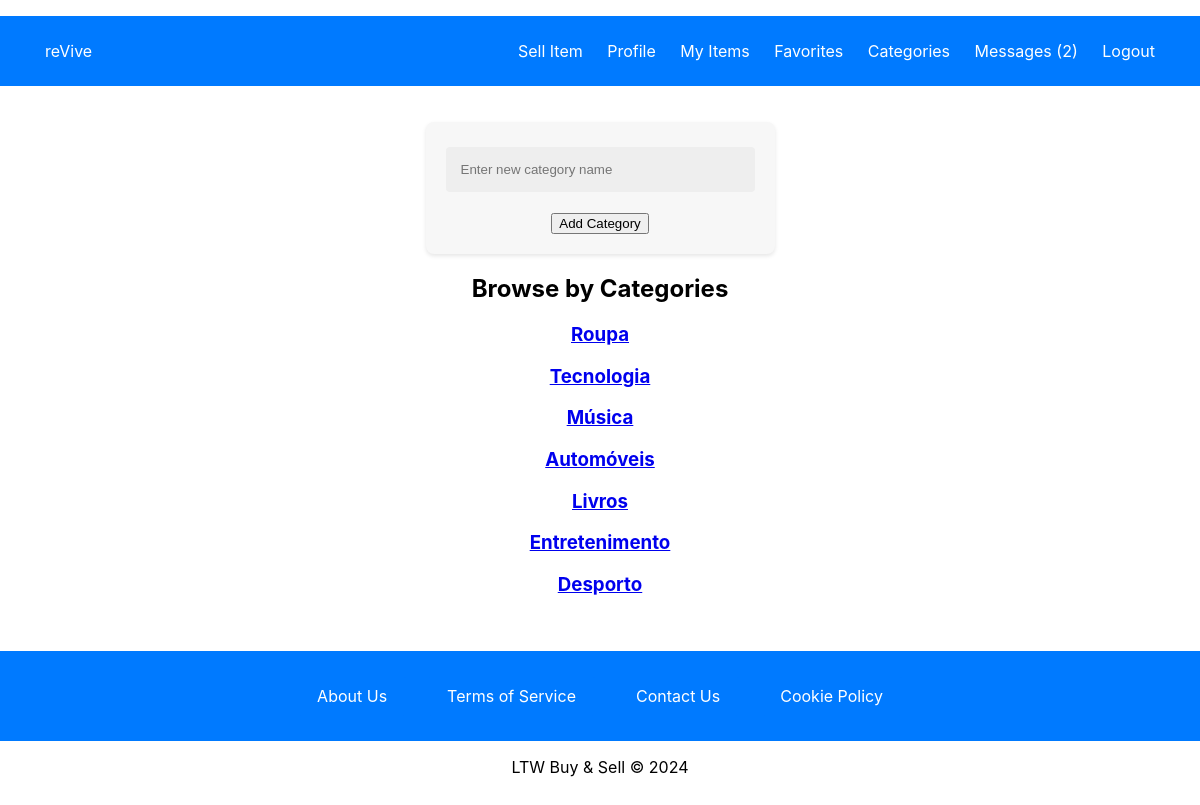
Screenshot of /pages/categories.php (signed in) with the database file from the repository.
### tables this page shows
CREATE TABLE categories (
    category_id INTEGER PRIMARY KEY AUTOINCREMENT,
    name TEXT NOT NULL UNIQUE
);

### database/users.class.php (called while the page is built, shortened)
<?php
class Users {
    public function __construct(int $id, string $name, string $username, string $email, bool $is_admin) {
        $this->is_admin = $is_admin;
    }
    public static function getUser(PDO $db, int $id): ?Users {
        $stmt = $db->prepare('SELECT user_id, name, username, email, is_admin FROM users WHERE user_id = ?');
        $stmt->execute([$id]);
        $user = $stmt->fetch(PDO::FETCH_ASSOC);
        if ($user) {
            return new Users(
                $user['user_id'],
                $user['name'],
                $user['username'],
                $user['email'],
                (bool) $user['is_admin']
            );
        } else {
            return null;
        }
    }
}
?>

### database/categories.class.php (called while the page is built, shortened)
<?php
class Category {
    public static function getAllCategories(PDO $db): array {
        $stmt = $db->prepare("SELECT * FROM categories");
        $stmt->execute();
        return $stmt->fetchAll(PDO::FETCH_ASSOC);
    }
}
?>

### pages/categories.php (the view, shortened to what this page needs)
<?php
require_once(__DIR__ . '/../templates/common.php');
require_once(__DIR__ . '/../database/connection.db.php');
require_once(__DIR__ . '/../database/categories.class.php');
require_once(__DIR__ . '/../database/users.class.php');
$db = getDatabaseConnection();
$user_id = $_SESSION['user_id'];
$user = Users::getUser($db, $user_id);
$categories = Category::getAllCategories($db);
?>
<div class="content-container">
    <?php if ($user->is_admin): ?>
        <form action="../actions/action_add_category.php" method="POST">
            <input type="text" name="category_name" placeholder="Enter new category name">
            <button type="submit" class="add-category-button">Add Category</button>
        </form>
    <?php endif; ?>
    <h2>Browse by Categories</h2>
    <div class="categories-list">
        <?php foreach ($categories as $category): ?>
            <div class="category">
                <a href="category_items.php?category_id=<?= $category['category_id']; ?>">
                    <h3><?= htmlspecialchars($category['name']) ?></h3>
                </a>
            </div>
        <?php endforeach; ?>
    </div>
</div>

### styles/register.css (style rules this page uses)
body, html { height: 100%; margin: 0; font-family: -apple-system, BlinkMacSystemFont, "Segoe UI", Roboto, "Helvetica Neue", Arial, sans-serif; }
form { background: #f7f7f7; box-shadow: 0 2px 4px rgba(0,0,0,0.1); padding: 20px; border-radius: 8px; }
input[type="text"], input[type="email"], input[type="password"] { width: 100%; padding: 15px; margin: 5px 0 20px 0; display: inline-block; border: none; background: #eee; border-radius: 4px; box-sizing: border-box; }

### styles/mainPage.css (style rules this page uses)
html, body { height: 100%; margin: 0; padding: 0; display: flex; flex-direction: column; font-family: -apple-system, BlinkMacSystemFont, "Segoe UI", Roboto, "Helvetica Neue", Arial, sans-serif; }
body { min-height: 100vh; display: flex; flex-direction: column; }
.content-container { text-align: center; max-width: 1200px; margin: auto; padding: 20px; flex-grow: 1; }

### styles/login.css (style rules this page uses)
body, html { height: 100%; margin: 0; font-family: -apple-system, BlinkMacSystemFont, "Segoe UI", Roboto, "Helvetica Neue", Arial, sans-serif; }
form { background: #f7f7f7; box-shadow: 0 2px 4px rgba(0,0,0,0.1); padding: 20px; border-radius: 8px; }
input[type="text"], input[type="email"], input[type="password"] { width: 100%; padding: 15px; margin: 5px 0 20px 0; display: inline-block; border: none; background: #eee; border-radius: 4px; box-sizing: border-box; }

### rows the page displays
categories: name "Roupa"
categories: name "Tecnologia"
categories: name "Música"
categories: name "Automóveis"
categories: name "Livros"
categories: name "Entretenimento"
categories: name "Desporto"

### other values shown
$unreadCount "2"
